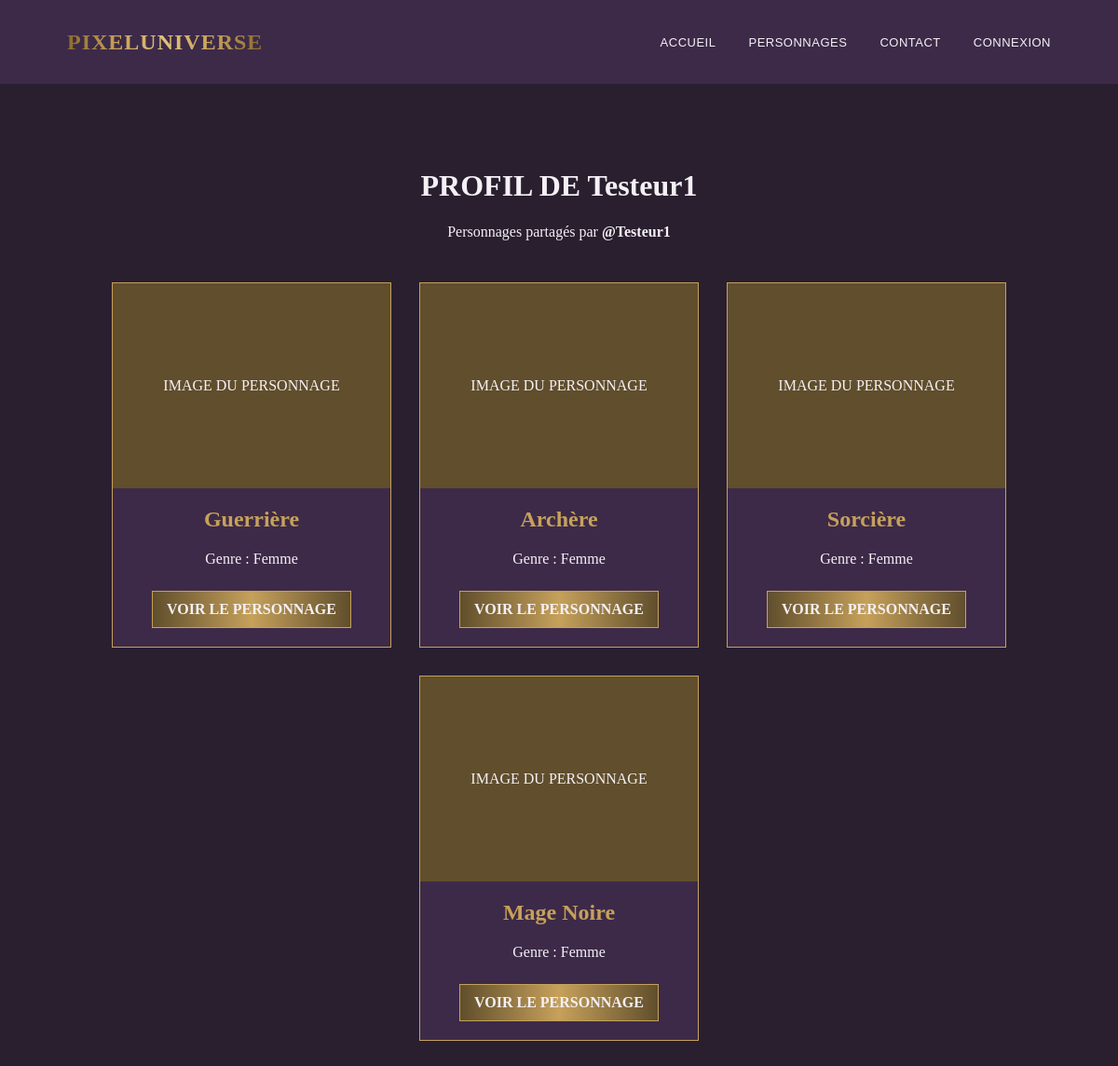
The page /profil.php?id=1 on the database its author committed.
### tables this page shows
CREATE TABLE `utilisateurs` (
  `id` int(11) NOT NULL,
  `pseudo` varchar(50) NOT NULL,
  `email` varchar(255) NOT NULL,
  `mot_de_passe` varchar(255) NOT NULL,
  `role` varchar(20) NOT NULL DEFAULT 'utilisateur',
  `suspendu` tinyint(1) NOT NULL DEFAULT 0,
  `reset_token` varchar(64) DEFAULT NULL,
  `reset_token_expiration` datetime DEFAULT NULL
);

CREATE TABLE `personnages` (
  `id` int(11) NOT NULL,
  `utilisateur_id` int(11) NOT NULL,
  `nom` varchar(100) NOT NULL,
  `genre` varchar(20) NOT NULL,
  `modele_visuel` varchar(20) NOT NULL DEFAULT 'guerriere',
  `visage` varchar(50) DEFAULT NULL,
  `couleur_cheveux` varchar(50) DEFAULT NULL,
  `couleur_yeux` varchar(50) DEFAULT NULL,
  `coiffure` varchar(50) DEFAULT NULL,
  `forme_yeux` varchar(50) DEFAULT NULL,
  `date_creation` datetime NOT NULL DEFAULT current_timestamp(),
  `statut_nom` varchar(20) NOT NULL DEFAULT 'en_attente',
  `partage` tinyint(1) NOT NULL DEFAULT 0,
  `motif_refus` text DEFAULT NULL
);

### profil.php (the view, shortened to what this page needs)
<?php
require_once 'config.php';
$idUtilisateur = $_GET['id'];
$requeteUtilisateur = $pdo->prepare(
    "SELECT id, pseudo
     FROM utilisateurs
     WHERE id = :id"
);
$requeteUtilisateur->execute([
    'id' => $idUtilisateur
]);
$profil = $requeteUtilisateur->fetch(PDO::FETCH_ASSOC);
$requetePersonnages = $pdo->prepare(
    "SELECT *
     FROM personnages
     WHERE utilisateur_id = :utilisateur_id
     AND statut_nom = 'valide'
     AND partage = 1
     ORDER BY date_creation DESC"
);
$requetePersonnages->execute([
    'utilisateur_id' => $idUtilisateur
]);
$personnages = $requetePersonnages->fetchAll(PDO::FETCH_ASSOC);
?>
<!DOCTYPE html>
<html lang="fr">
<head>
    <link
        rel="stylesheet"
        href="assets/CSS/style.css"
    >
</head>
<body>
<?php include 'navbar.php'; ?>
<main class="my-characters-page">
    <h1>
        PROFIL DE
        <?php echo htmlspecialchars($profil['pseudo']); ?>
    </h1>
    <p>
        Personnages partagés par
        <strong>
            @<?php echo htmlspecialchars($profil['pseudo']); ?>
        </strong>
    </p>
    <section class="characters-grid">
        <?php if (count($personnages) > 0) { ?>
            <?php foreach ($personnages as $personnage) { ?>
                <article class="character-card">
                    <div class="character-image">
                        IMAGE DU PERSONNAGE
                    </div>
                    <div class="character-info">
                        <h2>
                            <?php echo htmlspecialchars($personnage['nom']); ?>
                        </h2>
                        <p>
                            Genre :
                            <?php echo htmlspecialchars($personnage['genre']); ?>
                        </p>
                        <a href="personnage.php?id=<?php echo $personnage['id']; ?>">
                            VOIR LE PERSONNAGE
                        </a>
                    </div>
                </article>
            <?php } ?>
        <?php } else { ?>
            <p>
                Cet utilisateur n'a aucun personnage partagé.
            </p>
        <?php } ?>
    </section>
</main>
</body>
</html>

### rows shown on the page
utilisateurs: pseudo "Testeur1"
personnages: nom "Guerrière", genre "Femme"
personnages: nom "Archère", genre "Femme"
personnages: nom "Sorcière", genre "Femme"
personnages: nom "Mage Noire", genre "Femme"
